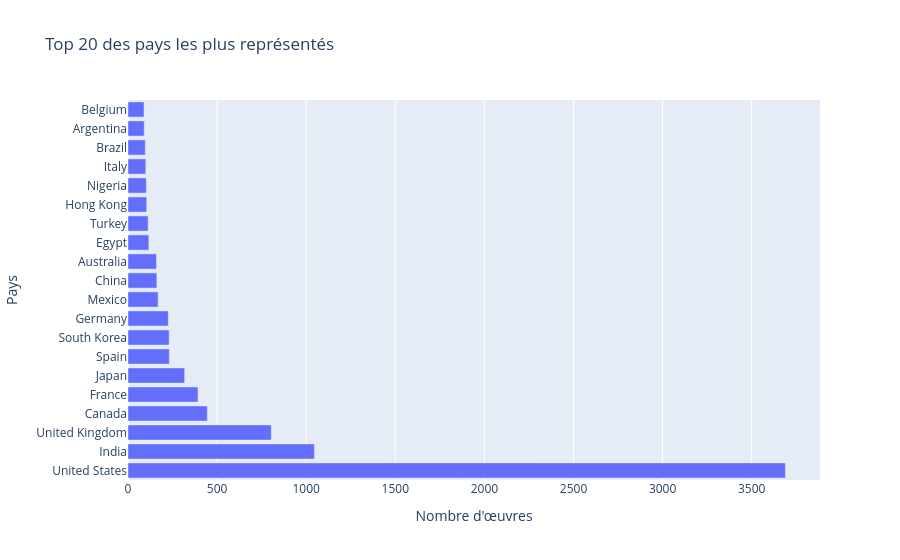

Notebook code cell kept with this figure:
### Markdown cell above
Avec Plotly :

### Code cell
fig = px.bar(
    x=top_pays.values,
    y=top_pays.index,
    orientation='h',
    title="Top 20 des pays les plus représentés",
    labels={"x": "Nombre d'œuvres", "y": "Pays"}
)
fig.show()

### Figure 1 — Plotly figure (JSON) as saved in the notebook; plotly's stock layout.template omitted (floating-point values rounded to 4 significant figures)
{"data": [{"hovertemplate": "Nombre d'œuvres=%{x}<br>Pays=%{y}<extra></extra>", "legendgroup": "", "marker": {"color": "#636efa", "pattern": {"shape": ""}}, "name": "", "orientation": "h", "showlegend": false, "textposition": "auto", "type": "bar", "x": [3689, 1046, 804, 445, 393, 318, 232, 231, 226, 169, 162, 160, 117, 113, 105, 103, 100, 97, 91, 90], "xaxis": "x", "y": ["United States", "India", "United Kingdom", "Canada", "France", "Japan", "Spain", "South Korea", "Germany", "Mexico", "China", "Australia", "Egypt", "Turkey", "Hong Kong", "Nigeria", "Italy", "Brazil", "Argentina", "Belgium"], "yaxis": "y"}], "layout": {"barmode": "relative", "legend": {"tracegroupgap": 0}, "title": {"text": "Top 20 des pays les plus représentés"}, "xaxis": {"anchor": "y", "domain": [0, 1], "title": {"text": "Nombre d'œuvres"}}, "yaxis": {"anchor": "x", "domain": [0, 1], "title": {"text": "Pays"}}}}
